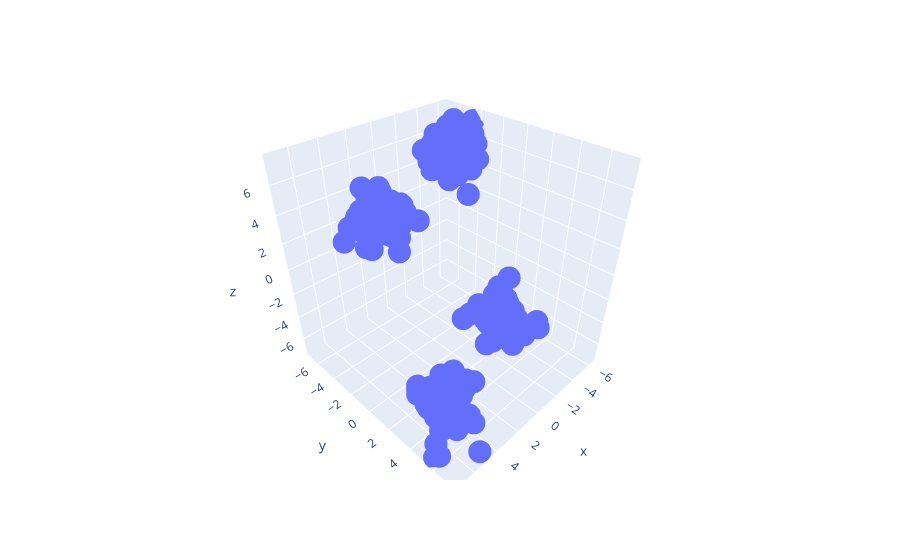

The notebook cell saved with this chart:
### Code cell
import plotly.express as px
fig = px.scatter_3d(x= x[:,0],y= x[:,1],z=x[:,2])
fig.show()

### Figure 1 — Plotly figure (JSON) as saved in the notebook; plotly's stock layout.template omitted (floating-point values rounded to 4 significant figures; data arrays with more than 128 entries replaced by an {"elided": "..."} marker saying what was removed)
{"data": [{"hovertemplate": "x=%{x}<br>y=%{y}<br>z=%{z}<extra></extra>", "legendgroup": "", "marker": {"color": "#636efa", "symbol": "circle"}, "mode": "markers", "name": "", "scene": "scene", "showlegend": false, "type": "scatter3d", "x": {"elided": "200 float values"}, "y": {"elided": "200 float values"}, "z": {"elided": "200 float values"}}], "layout": {"legend": {"tracegroupgap": 0}, "margin": {"t": 60}, "scene": {"domain": {"x": [0, 1], "y": [0, 1]}, "xaxis": {"title": {"text": "x"}}, "yaxis": {"title": {"text": "y"}}, "zaxis": {"title": {"text": "z"}}}}}
